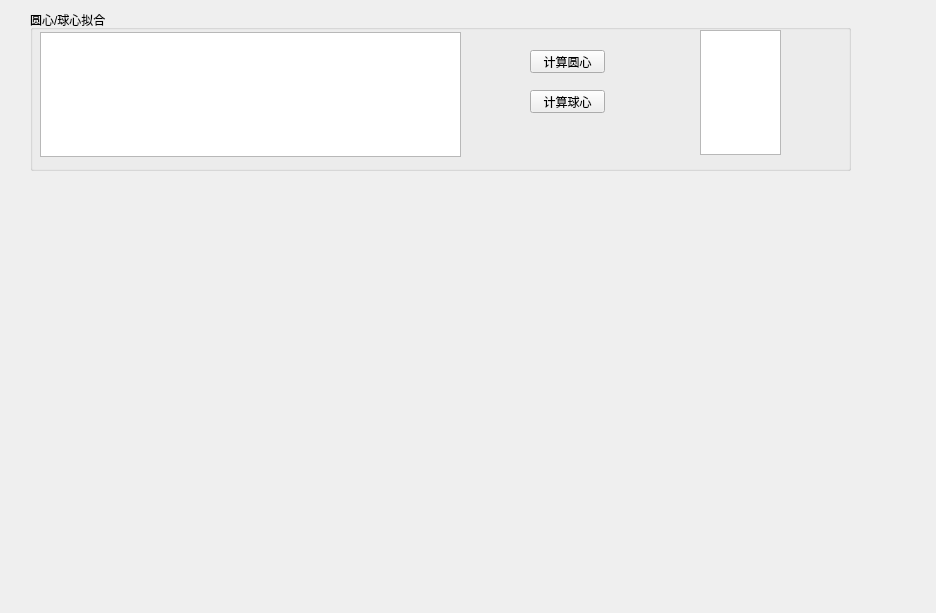
<?xml version="1.0" encoding="UTF-8"?>
<ui version="4.0">
 <class>ParameterCalibrate</class>
 <widget class="QWidget" name="ParameterCalibrate">
  <property name="geometry">
   <rect>
    <x>0</x>
    <y>0</y>
    <width>936</width>
    <height>613</height>
   </rect>
  </property>
  <property name="windowTitle">
   <string>Form</string>
  </property>
  <widget class="QGroupBox" name="groupBox">
   <property name="geometry">
    <rect>
     <x>30</x>
     <y>10</y>
     <width>821</width>
     <height>161</height>
    </rect>
   </property>
   <property name="title">
    <string>圆心/球心拟合</string>
   </property>
   <widget class="QTableWidget" name="tableCirclePt">
    <property name="enabled">
     <bool>true</bool>
    </property>
    <property name="geometry">
     <rect>
      <x>10</x>
      <y>22</y>
      <width>421</width>
      <height>125</height>
     </rect>
    </property>
    <property name="sizePolicy">
     <sizepolicy hsizetype="Expanding" vsizetype="Fixed">
      <horstretch>0</horstretch>
      <verstretch>0</verstretch>
     </sizepolicy>
    </property>
    <property name="minimumSize">
     <size>
      <width>400</width>
      <height>125</height>
     </size>
    </property>
    <property name="maximumSize">
     <size>
      <width>16777215</width>
      <height>125</height>
     </size>
    </property>
   </widget>
   <widget class="QTableWidget" name="tableCircleC">
    <property name="geometry">
     <rect>
      <x>670</x>
      <y>20</y>
      <width>81</width>
      <height>125</height>
     </rect>
    </property>
    <property name="sizePolicy">
     <sizepolicy hsizetype="Expanding" vsizetype="Fixed">
      <horstretch>0</horstretch>
      <verstretch>0</verstretch>
     </sizepolicy>
    </property>
    <property name="minimumSize">
     <size>
      <width>0</width>
      <height>125</height>
     </size>
    </property>
    <property name="maximumSize">
     <size>
      <width>16777215</width>
      <height>125</height>
     </size>
    </property>
   </widget>
   <widget class="QPushButton" name="calCircleC">
    <property name="geometry">
     <rect>
      <x>500</x>
      <y>40</y>
      <width>75</width>
      <height>23</height>
     </rect>
    </property>
    <property name="text">
     <string>计算圆心</string>
    </property>
   </widget>
   <widget class="QPushButton" name="calCircleS">
    <property name="geometry">
     <rect>
      <x>500</x>
      <y>80</y>
      <width>75</width>
      <height>23</height>
     </rect>
    </property>
    <property name="text">
     <string>计算球心</string>
    </property>
   </widget>
  </widget>
 </widget>
 <resources/>
 <connections/>
</ui>
